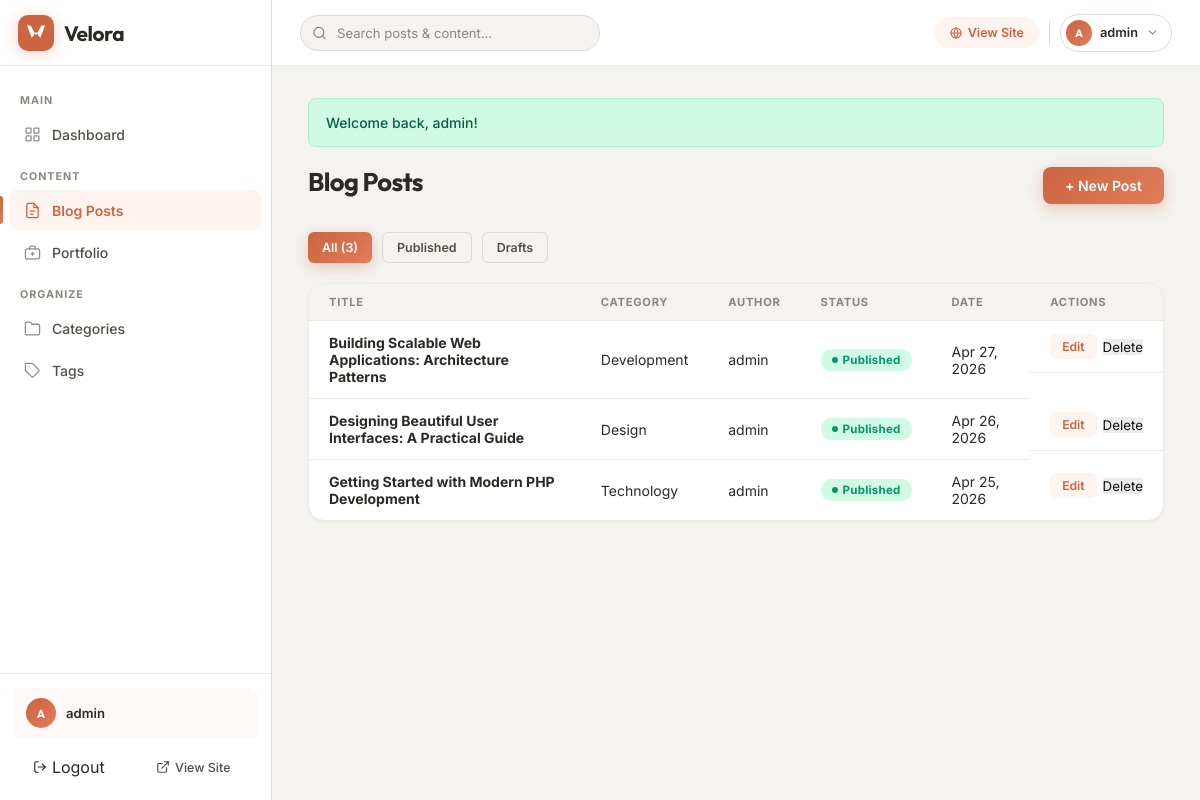
The page /admin/posts/index.php (signed in) on the database its author committed.
### tables this page shows
CREATE TABLE IF NOT EXISTS `users` (
    `id` INT UNSIGNED AUTO_INCREMENT PRIMARY KEY,
    `username` VARCHAR(50) NOT NULL UNIQUE,
    `password` VARCHAR(255) NOT NULL,
    `email` VARCHAR(100) NOT NULL UNIQUE,
    `created_at` DATETIME NOT NULL DEFAULT CURRENT_TIMESTAMP
);

CREATE TABLE IF NOT EXISTS `blog_posts` (
    `id` INT UNSIGNED AUTO_INCREMENT PRIMARY KEY,
    `title` VARCHAR(255) NOT NULL,
    `slug` VARCHAR(280) NOT NULL UNIQUE,
    `content` LONGTEXT NOT NULL,
    `excerpt` TEXT NULL,
    `featured_image` VARCHAR(255) NULL,
    `category_id` INT UNSIGNED NULL,
    `author_id` INT UNSIGNED NOT NULL,
    `status` ENUM('draft','published') NOT NULL DEFAULT 'draft',
    `created_at` DATETIME NOT NULL DEFAULT CURRENT_TIMESTAMP,
    `updated_at` DATETIME NOT NULL DEFAULT CURRENT_TIMESTAMP ON UPDATE CURRENT_TIMESTAMP,
    INDEX `idx_status` (`status`),
    INDEX `idx_category` (`category_id`),
    INDEX `idx_author` (`author_id`),
    INDEX `idx_created` (`created_at`),
    CONSTRAINT `fk_post_category` FOREIGN KEY (`category_id`) REFERENCES `categories`(`id`) ON DELETE SET NULL,
    CONSTRAINT `fk_post_author` FOREIGN KEY (`author_id`) REFERENCES `users`(`id`) ON DELETE CASCADE
);

CREATE TABLE IF NOT EXISTS `categories` (
    `id` INT UNSIGNED AUTO_INCREMENT PRIMARY KEY,
    `name` VARCHAR(100) NOT NULL,
    `slug` VARCHAR(120) NOT NULL UNIQUE
);

### includes/functions.php (called while the page is built, shortened)
<?php
function sanitize($str) {
    return htmlspecialchars($str, ENT_QUOTES, 'UTF-8');
}
function isLoggedIn() {
    return isset($_SESSION['user_id']);
}
function getCurrentUser($conn) {
    $stmt = mysqli_prepare($conn, "SELECT id, username, email FROM users WHERE id = ?");
    mysqli_stmt_bind_param($stmt, 'i', $_SESSION['user_id']);
    mysqli_stmt_execute($stmt);
    $result = mysqli_stmt_get_result($stmt);
    $user = mysqli_fetch_assoc($result);
    return $user;
}
function getPagination($total, $perPage, $currentPage) {
    $totalPages = max(1, ceil($total / $perPage));
    $currentPage = max(1, min($currentPage, $totalPages));
    $offset = ($currentPage - 1) * $perPage;
    return [
        'total' => $total,
        'per_page' => $perPage,
        'current_page' => $currentPage,
        'total_pages' => $totalPages,
        'offset' => $offset
    ];
}
function formatDate($date, $format = 'M j, Y') {
    return date($format, strtotime($date));
}
function getFlash() {
    if (isset($_SESSION['flash'])) {
        $flash = $_SESSION['flash'];
        return $flash;
    }
    return null;
}

### admin/posts/index.php (the view, shortened to what this page needs)
<?php
require_once __DIR__ . '/../includes/header.php';
$statusFilter = $_GET['status'] ?? '';
$where = '';
$params = [];
$types = '';
$countSql = "SELECT COUNT(*) as c FROM blog_posts bp $where";
if ($types) {
    $stmt = mysqli_prepare($conn, $countSql);
    mysqli_stmt_bind_param($stmt, $types, ...$params);
    mysqli_stmt_execute($stmt);
    $total = mysqli_fetch_assoc(mysqli_stmt_get_result($stmt))['c'];
    mysqli_stmt_close($stmt);
} else {
    $total = mysqli_fetch_assoc(mysqli_query($conn, $countSql))['c'];
}
$page = max(1, intval($_GET['page'] ?? 1));
$pagination = getPagination($total, 15, $page);
$sql = "SELECT bp.*, c.name as category_name, u.username as author_name
        FROM blog_posts bp
        LEFT JOIN categories c ON bp.category_id = c.id
        LEFT JOIN users u ON bp.author_id = u.id
        $where
        ORDER BY bp.created_at DESC
        LIMIT {$pagination['per_page']} OFFSET {$pagination['offset']}";
if ($types) {
    $stmt = mysqli_prepare($conn, $sql);
    mysqli_stmt_bind_param($stmt, $types, ...$params);
    mysqli_stmt_execute($stmt);
    $posts = mysqli_stmt_get_result($stmt);
} else {
    $posts = mysqli_query($conn, $sql);
}
?>
<div class="admin-topbar">
    <h1>Blog Posts</h1>
    <a href="<?= ADMIN_URL ?>/posts/create.php" class="btn btn-primary">+ New Post</a>
</div>
<div style="margin-bottom:20px;display:flex;gap:10px">
    <a href="<?= ADMIN_URL ?>/posts/" class="btn btn-sm <?= !$statusFilter ? 'btn-primary' : 'btn-outline' ?>">All (<?= $total ?>)</a>
    <a href="<?= ADMIN_URL ?>/posts/?status=published" class="btn btn-sm <?= $statusFilter === 'published' ? 'btn-primary' : 'btn-outline' ?>">Published</a>
    <a href="<?= ADMIN_URL ?>/posts/?status=draft" class="btn btn-sm <?= $statusFilter === 'draft' ? 'btn-primary' : 'btn-outline' ?>">Drafts</a>
</div>
<div class="admin-table-wrap">
    <table class="admin-table">
        <thead>
            <tr><th>Title</th><th>Category</th><th>Author</th><th>Status</th><th>Date</th><th>Actions</th></tr>
        </thead>
        <tbody>
        <?php while ($post = mysqli_fetch_assoc($posts)): ?>
        <tr>
            <td><strong><?= sanitize($post['title']) ?></strong></td>
            <td><span class="badge badge-lemon"><?= sanitize($post['category_name'] ?? 'None') ?></span></td>
            <td><?= sanitize($post['author_name']) ?></td>
            <td><span class="status-<?= $post['status'] ?>"><?= ucfirst($post['status']) ?></span></td>
            <td><?= formatDate($post['created_at']) ?></td>
            <td class="actions">
                <a href="<?= ADMIN_URL ?>/posts/edit.php?id=<?= $post['id'] ?>" class="edit-btn">Edit</a>
                <form method="POST" action="<?= ADMIN_URL ?>/posts/delete.php" class="confirm-delete" style="display:inline">
                    <button type="submit" class="del-btn" style="border:none;cursor:pointer;font-family:var(--font)">Delete</button>
                </form>
            </td>
        </tr>
        <?php endwhile; ?>
        </tbody>
    </table>
</div>
<?php require_once __DIR__ . '/../includes/footer.php'; ?>

### admin/includes/header.php (shortened to what this page needs)
<?php require_once __DIR__ . '/auth_check.php'; $currentUser = getCurrentUser($conn); ?>
<!DOCTYPE html>
<html lang="en">
<head>
    <link rel="stylesheet" href="<?= SITE_URL ?>/public/css/admin.css">
</head>
<body class="admin-body">
<aside class="admin-sidebar" id="adminSidebar">
    <div class="sidebar-brand">
        <a href="<?= ADMIN_URL ?>/index.php" class="brand-link">
            <div class="brand-logo">
            </div>
            <span class="brand-name">Velora</span>
        </a>
    </div>
    <nav class="sidebar-nav">
        <div class="sidebar-section">Main</div>
        <a href="<?= ADMIN_URL ?>/index.php" class="<?= basename($_SERVER['PHP_SELF']) === 'index.php' && strpos($_SERVER['PHP_SELF'], '/admin/posts/') === false && strpos($_SERVER['PHP_SELF'], '/admin/portfolio/') === false ? 'active' : '' ?>">
            <span class="nav-icon">
                <svg viewBox="0 0 24 24"><rect x="3" y="3" width="7" height="7" rx="1"/><rect x="14" y="3" width="7" height="7" rx="1"/><rect x="3" y="14" width="7" height="7" rx="1"/><rect x="14" y="14" width="7" height="7" rx="1"/></svg>
            </span>
            Dashboard
        </a>
        <div class="sidebar-section">Content</div>
        <a href="<?= ADMIN_URL ?>/posts/" class="<?= strpos($_SERVER['PHP_SELF'], '/admin/posts/') !== false ? 'active' : '' ?>">
            <span class="nav-icon">
                <svg viewBox="0 0 24 24"><path d="M14 2H6a2 2 0 00-2 2v16a2 2 0 002 2h12a2 2 0 002-2V8L14 2z"/><polyline points="14 2 14 8 20 8"/><line x1="9" y1="13" x2="15" y2="13"/><line x1="9" y1="17" x2="13" y2="17"/></svg>
            </span>
            Blog Posts
        </a>
        <a href="<?= ADMIN_URL ?>/portfolio/" class="<?= strpos($_SERVER['PHP_SELF'], '/admin/portfolio/') !== false ? 'active' : '' ?>">
            <span class="nav-icon">
                <svg viewBox="0 0 24 24"><rect x="2" y="7" width="20" height="14" rx="2"/><path d="M16 7V5a2 2 0 00-2-2h-4a2 2 0 00-2 2v2"/><line x1="12" y1="12" x2="12" y2="16"/><line x1="10" y1="14" x2="14" y2="14"/></svg>
            </span>
            Portfolio
        </a>
        <div class="sidebar-section">Organize</div>
        <a href="<?= ADMIN_URL ?>/categories.php" class="<?= basename($_SERVER['PHP_SELF']) === 'categories.php' ? 'active' : '' ?>">
            <span class="nav-icon">
                <svg viewBox="0 0 24 24"><path d="M22 19a2 2 0 01-2 2H4a2 2 0 01-2-2V5a2 2 0 012-2h5l2 3h9a2 2 0 012 2z"/></svg>
            </span>
            Categories
        </a>
        <a href="<?= ADMIN_URL ?>/tags.php" class="<?= basename($_SERVER['PHP_SELF']) === 'tags.php' ? 'active' : '' ?>">
            <span class="nav-icon">
                <svg viewBox="0 0 24 24"><path d="M20.59 13.41l-7.17 7.17a2 2 0 01-2.83 0L2 12V2h10l8.59 8.59a2 2 0 010 2.82z"/><line x1="7" y1="7" x2="7.01" y2="7"/></svg>
            </span>
            Tags
        </a>
    </nav>
    <div class="sidebar-footer">
        <div class="sidebar-user">
            <div class="sidebar-avatar"><?= strtoupper(substr($currentUser['username'] ?? 'A', 0, 1)) ?></div>
            <span class="sidebar-username"><?= sanitize($currentUser['username'] ?? 'Admin') ?></span>
        </div>
        <div class="sidebar-footer-links">
            <form method="POST" action="<?= ADMIN_URL ?>/logout.php" style="flex: 1; display: flex; margin: 0; padding: 0;">
                <button type="submit" class="logout-link" title="Logout" style="flex: 1; border: none; background: transparent; font-family: inherit; font-size: inherit; color: inherit; display: flex; align-items: center; justify-content: center; gap: 5px; cursor: pointer; padding: 8px; border-radius: var(--v-radius-sm); border: 1px solid transparent; transition: all var(--v-transition);">
                    <svg viewBox="0 0 24 24"><path d="M9 21H5a2 2 0 00-2-2V5a2 2 0 012-2h4"/><polyline points="16 17 21 12 16 7"/><line x1="21" y1="12" x2="9" y2="12"/></svg>
                    Logout
                </button>
            </form>
            <a href="<?= SITE_URL ?>/" target="_blank" title="View Site">
                <svg viewBox="0 0 24 24"><path d="M18 13v6a2 2 0 01-2 2H5a2 2 0 01-2-2V8a2 2 0 012-2h6"/><polyline points="15 3 21 3 21 9"/><line x1="10" y1="14" x2="21" y2="3"/></svg>
                View Site
            </a>
        </div>
    </div>
</aside>
<header class="velora-topbar">
    <div class="topbar-left">
        <form class="topbar-search" action="<?= SITE_URL ?>/search.php" method="GET" role="search">
            <input type="text" name="q" placeholder="Search posts &amp; content…" autocomplete="off">
        </form>
    </div>
    <div class="topbar-right">
        <a href="<?= SITE_URL ?>/" class="topbar-site-link" target="_blank" rel="noopener">
            <svg viewBox="0 0 24 24"><circle cx="12" cy="12" r="10"/><line x1="2" y1="12" x2="22" y2="12"/><path d="M12 2a15.3 15.3 0 014 10 15.3 15.3 0 01-4 10 15.3 15.3 0 01-4-10 15.3 15.3 0 014-10z"/></svg>
            <span>View Site</span>
        </a>
        <div class="topbar-user">
            <div class="topbar-avatar"><?= strtoupper(substr($currentUser['username'] ?? 'A', 0, 1)) ?></div>
            <span class="topbar-username"><?= sanitize($currentUser['username'] ?? 'Admin') ?></span>
            <svg class="topbar-chevron" viewBox="0 0 24 24"><polyline points="6 9 12 15 18 9"/></svg>
        </div>
    </div>
</header>
<main class="admin-main">
<?php $flash = getFlash(); if ($flash): ?>
    <div class="alert alert-<?= $flash['type'] ?>"><?= sanitize($flash['message']) ?></div>
<?php endif; ?>

### rows shown on the page
users: username "A", username "admin"
blog_posts: title "Building Scalable Web Applications: Architecture Patterns", category.name "Development", author.username "admin", status "Published", created_at "Apr 27, 2026"
blog_posts: title "Designing Beautiful User Interfaces: A Practical Guide", category.name "Design", author.username "admin", status "Published", created_at "Apr 26, 2026"
blog_posts: title "Getting Started with Modern PHP Development", category.name "Technology", author.username "admin", status "Published", created_at "Apr 25, 2026"

### other values the page prints
$flash['message'] "Welcome back, admin!"
$total "3"
